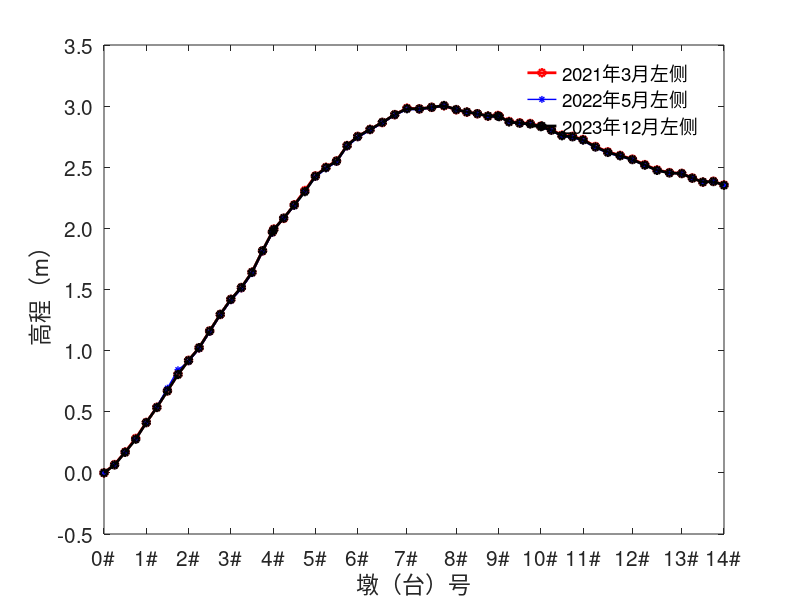

Reproduce this figure in MATLAB.
%5#桥左幅左侧
clear
clc

%x轴坐标
x_3=[0.0 
7.5 
15.0 
22.5 
30.0 
37.5 
45.0 
52.5 
60.0 
67.5 
75.0 
82.5 
90.0 
97.5 
105.0 
112.5 
119.5 
120.5 
127.5 
135.0 
142.5 
150.0 
157.5 
165.0 
172.5 
180.0 
188.8 
197.5 
206.3 
215.0 
223.8 
232.5 
241.3 
250.0 
257.5 
265.0 
272.5 
279.5
280.5
287.5 
295.0 
302.5 
310.0 
317.5 
325.0 
332.5 
340.0 
348.8 
357.5 
366.3 
375.0 
383.8 
392.5 
401.3 
410.0 
417.5 
425.0 
432.5 
440.0  
]';
%21年3月
y_3_z_2020=[0.00000 
0.06820 
0.17090 
0.28180 
0.41230 
0.53660 
0.67180 
0.80670 
0.92010 
1.02340 
1.16130 
1.29570 
1.41920 
1.51540 
1.64130 
1.81610 
1.97090 
1.99440 
2.08150 
2.19270 
2.30990 
2.42930 
2.49960 
2.55170 
2.67740 
2.75220 
2.80940 
2.86590 
2.93030 
2.98360 
2.97780 
2.99000 
3.00320 
2.97040 
2.95110 
2.93790 
2.91850 
2.92380 
2.91680 
2.87500 
2.86370 
2.85810 
2.83660 
2.80650 
2.76230 
2.75310 
2.72730 
2.66980 
2.62630 
2.59730 
2.56620 
2.52160 
2.47860 
2.45640 
2.44960 
2.41220 
2.37860 
2.38530 
2.35540 


]';
%23年5月
y_3_z_2021=[0.00000 
0.06494 
0.16642 
0.27517 
0.40667 
0.54297 
0.69312 
0.84367 
0.90933 
1.01456 
1.15022 
1.28815 
1.40849 
1.50535 
1.62972 
1.80845 
1.95992 
1.98365 
2.08252 
2.18036 
2.29803 
2.41694 
2.48769 
2.54080 
2.66710 
2.74205 
2.80055 
2.86044 
2.92310 
2.97185 
2.97109 
2.98475 
3.00168 
2.96752 
2.94786 
2.93469 
2.91436 
2.91020 
2.91073 
2.86816 
2.85661 
2.84903 
2.82708 
2.79767 
2.75198 
2.74258 
2.71598 
2.65898 
2.61546 
2.58758 
2.55821 
2.51296 
2.47236 
2.45143 
2.44738 
2.40958 
2.37879 
2.38305 
2.35278 


]';

%23年12月
y_3_z_2022=[0.00000 
0.06548 
0.16865 
0.27556 
0.41148 
0.53521 
0.67053 
0.80509 
0.91907 
1.02359 
1.16018 
1.29640 
1.41915 
1.51595 
1.64090 
1.81722 
1.97065 
1.99152 
2.08343 
2.19054 
2.30085 
2.42683 
2.49715 
2.54997 
2.67672 
2.75125 
2.80909 
2.86692 
2.93053 
2.97949 
2.97731 
2.99011 
3.00466 
2.97167 
2.95178 
2.93818 
2.91860 
2.91981 
2.91444 
2.87097 
2.86041 
2.85437 
2.83249 
2.80321 
2.75839 
2.74958 
2.72328 
2.66604 
2.62188 
2.59396 
2.56294 
2.51779 
2.47496 
2.45368 
2.44858 
2.41065 
2.37898 
2.38334 
2.35337 
]';



figure(1)
a=plot(x_3,y_3_z_2020,'o-','MarkerSize',5,'color',"r",'linewidth',2)
hold on 
b=plot(x_3,y_3_z_2021,'*-','MarkerSize',5,'color',"b",'linewidth',1)
hold on
c=plot(x_3,y_3_z_2022,'o-','MarkerSize',5,'color',"k",'linewidth',2)


axis([0 440 -0.5 3.5])
set(gca,'xtick',[0 30 60 90 120 150 180 215 250 280 310 340 375 410 440]);
%5#桥左幅set(gca,'xtick',[0 30 60 90 120 150 180 215 250 280 310 340 375 410 440]);
%5#桥右幅set(gca,'xtick',[0 30 60 90 120 150 180 215 250 280 315 350 385 412.5 440]);
set(gca,'xticklabel',{'0#','1#', '2#','3#' ,'4#' ,'5#', '6#', '7#', '8#', '9#', '10#', '11#', '12#', '13#', '14#'});
set(gca,'ytick',[-0.5 0 0.5 1 1.5 2 2.5 3 3.5]);
set(gca,'yticklabel',{'-0.5','0.0', '0.5','1.0' ,'1.5' ,'2.0', '2.5', '3.0', '3.5'});
xlabel('墩（台）号');
ylabel('高程（m）');

hh=legend('2021年3月左侧','2022年5月左侧','2023年12月左侧');
set(hh,'box','off')
set(gca,'fontsize',15)
positionAndSize=[500,450,1800,450];
set(gcf,'position',positionAndSize)





